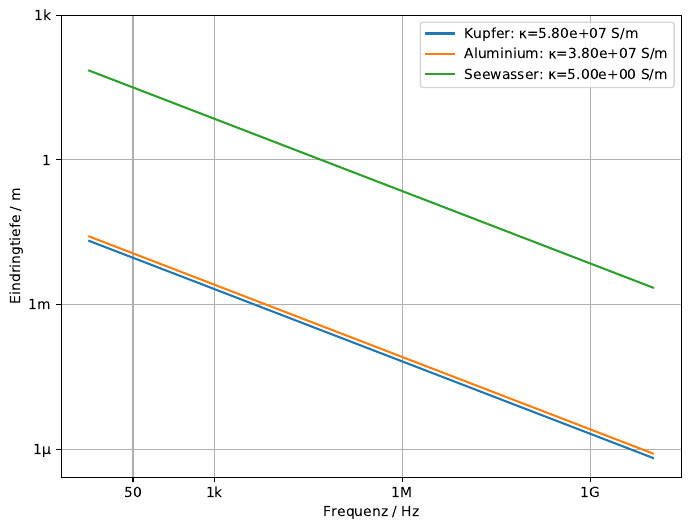

The Python source for this figure:
import numpy as np
import matplotlib.pyplot as plt

mu=mu0=4*np.pi*1e-7
kappa_cu = 58e6
kappa_al = 38e6
kappa_sea = 5
params = [(kappa_cu, 1, 'Kupfer'), (kappa_al, 1, "Aluminium"), (kappa_sea, 1, "Seewasser")]

f = np.logspace(1, 10, num=1000)

def depth(f, mur=1, kappa=kappa_cu):
    mu=mu0*mur
    om=2*np.pi*f
    return np.sqrt(2/(om*mu*kappa))


fig, ax = plt.subplots(figsize=(8,6))
#ax.set_aspect('equal')
ax.grid()

legtemplate='{0}: κ={1:.2e} S/m'
for k,m,t in params:
    ax.loglog(f, depth(f, mur=m, kappa=k), label=legtemplate.format(t,k))
    
plt.legend()    

ax.set_xticks([50,1e3,1e6,1e9])
ax.set_xticklabels(['50','1k','1M','1G'])
ax.set_xlabel('Frequenz / Hz')
ax.set_yticks([1e-6,1e-3,1,1e3])
ax.set_yticklabels([r'1µ','1m','1','1k'])
ax.set_ylabel('Eindringtiefe / m')

#plt.show()
plt.savefig('skin_depth.pdf', format='pdf', transparent=True, bbox_inches='tight')
